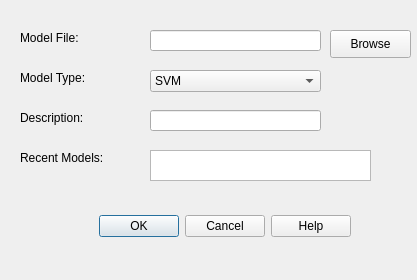
<?xml version="1.0" encoding="UTF-8"?>
<ui version="4.0">
 <class>LoadModelDialog</class>
 <widget class="QDialog" name="LoadModelDialog">
  <property name="geometry">
   <rect>
    <x>0</x>
    <y>0</y>
    <width>417</width>
    <height>280</height>
   </rect>
  </property>
  <property name="windowTitle">
   <string>Dialog</string>
  </property>
  <widget class="QDialogButtonBox" name="buttonBox">
   <property name="geometry">
    <rect>
     <x>40</x>
     <y>210</y>
     <width>311</width>
     <height>32</height>
    </rect>
   </property>
   <property name="orientation">
    <enum>Qt::Horizontal</enum>
   </property>
   <property name="standardButtons">
    <set>QDialogButtonBox::Cancel|QDialogButtonBox::Help|QDialogButtonBox::Ok</set>
   </property>
  </widget>
  <widget class="QLabel" name="label_model_file">
   <property name="geometry">
    <rect>
     <x>20</x>
     <y>30</y>
     <width>151</width>
     <height>16</height>
    </rect>
   </property>
   <property name="text">
    <string>Model File:</string>
   </property>
  </widget>
  <widget class="QLineEdit" name="edit_model_file">
   <property name="geometry">
    <rect>
     <x>150</x>
     <y>30</y>
     <width>171</width>
     <height>21</height>
    </rect>
   </property>
  </widget>
  <widget class="QPushButton" name="btn_browse_file">
   <property name="geometry">
    <rect>
     <x>330</x>
     <y>30</y>
     <width>81</width>
     <height>28</height>
    </rect>
   </property>
   <property name="text">
    <string>Browse</string>
   </property>
  </widget>
  <widget class="QLabel" name="label_model_type">
   <property name="geometry">
    <rect>
     <x>20</x>
     <y>70</y>
     <width>151</width>
     <height>16</height>
    </rect>
   </property>
   <property name="text">
    <string>Model Type:</string>
   </property>
  </widget>
  <widget class="QComboBox" name="combo_model_type">
   <property name="geometry">
    <rect>
     <x>150</x>
     <y>70</y>
     <width>171</width>
     <height>22</height>
    </rect>
   </property>
   <item>
    <property name="text">
     <string>SVM</string>
    </property>
   </item>
  </widget>
  <widget class="QLabel" name="label_description">
   <property name="geometry">
    <rect>
     <x>20</x>
     <y>110</y>
     <width>151</width>
     <height>16</height>
    </rect>
   </property>
   <property name="text">
    <string>Description:</string>
   </property>
  </widget>
  <widget class="QLineEdit" name="edit_description">
   <property name="geometry">
    <rect>
     <x>150</x>
     <y>110</y>
     <width>171</width>
     <height>21</height>
    </rect>
   </property>
  </widget>
  <widget class="QLabel" name="label_recent_models">
   <property name="geometry">
    <rect>
     <x>20</x>
     <y>150</y>
     <width>111</width>
     <height>16</height>
    </rect>
   </property>
   <property name="text">
    <string>Recent Models:</string>
   </property>
  </widget>
  <widget class="QListWidget" name="list_recent_models">
   <property name="geometry">
    <rect>
     <x>150</x>
     <y>150</y>
     <width>221</width>
     <height>31</height>
    </rect>
   </property>
  </widget>
 </widget>
 <resources/>
 <connections>
  <connection>
   <sender>buttonBox</sender>
   <signal>accepted()</signal>
   <receiver>LoadModelDialog</receiver>
   <slot>accept()</slot>
   <hints>
    <hint type="sourcelabel">
     <x>248</x>
     <y>254</y>
    </hint>
    <hint type="destinationlabel">
     <x>157</x>
     <y>274</y>
    </hint>
   </hints>
  </connection>
  <connection>
   <sender>buttonBox</sender>
   <signal>rejected()</signal>
   <receiver>LoadModelDialog</receiver>
   <slot>reject()</slot>
   <hints>
    <hint type="sourcelabel">
     <x>316</x>
     <y>260</y>
    </hint>
    <hint type="destinationlabel">
     <x>286</x>
     <y>274</y>
    </hint>
   </hints>
  </connection>
 </connections>
</ui>
